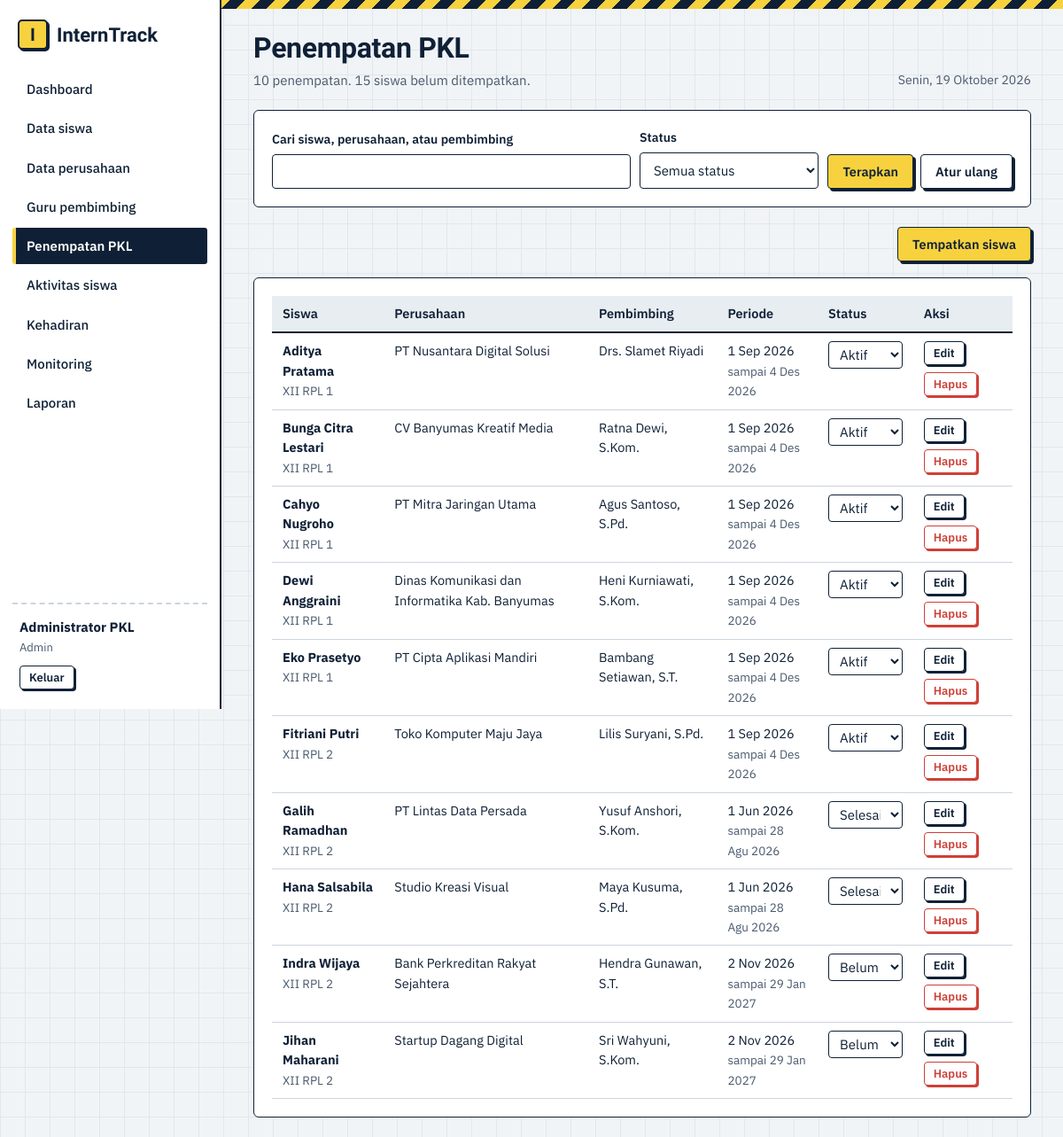
Screenshot of /admin/penempatan.php (signed in) with the database file from the repository.
### tables this page shows
CREATE TABLE penempatan (
  id INT UNSIGNED NOT NULL AUTO_INCREMENT,
  siswa_id INT UNSIGNED NOT NULL,
  perusahaan_id INT UNSIGNED NOT NULL,
  pembimbing_id INT UNSIGNED NOT NULL,
  tanggal_mulai DATE NOT NULL,
  tanggal_selesai DATE NOT NULL,
  status ENUM('Belum Mulai','Aktif','Selesai') NOT NULL DEFAULT 'Belum Mulai',
  PRIMARY KEY (id),
  UNIQUE KEY uq_penempatan_siswa (siswa_id),
  CONSTRAINT fk_pn_siswa FOREIGN KEY (siswa_id) REFERENCES siswa(id) ON DELETE CASCADE ON UPDATE CASCADE,
  CONSTRAINT fk_pn_perusahaan FOREIGN KEY (perusahaan_id) REFERENCES perusahaan(id) ON DELETE RESTRICT ON UPDATE CASCADE,
  CONSTRAINT fk_pn_pembimbing FOREIGN KEY (pembimbing_id) REFERENCES pembimbing(id) ON DELETE RESTRICT ON UPDATE CASCADE
);

CREATE TABLE siswa (
  id INT UNSIGNED NOT NULL AUTO_INCREMENT,
  user_id INT UNSIGNED NOT NULL,
  nis VARCHAR(20) NOT NULL,
  nama VARCHAR(100) NOT NULL,
  kelas VARCHAR(20) NOT NULL,
  jurusan VARCHAR(60) NOT NULL,
  no_hp VARCHAR(20) NULL,
  PRIMARY KEY (id),
  UNIQUE KEY uq_siswa_nis (nis),
  UNIQUE KEY uq_siswa_user (user_id),
  CONSTRAINT fk_siswa_user FOREIGN KEY (user_id) REFERENCES users(id) ON DELETE CASCADE ON UPDATE CASCADE
);

CREATE TABLE perusahaan (
  id INT UNSIGNED NOT NULL AUTO_INCREMENT,
  nama VARCHAR(120) NOT NULL,
  alamat TEXT NOT NULL,
  bidang VARCHAR(80) NOT NULL,
  kontak VARCHAR(50) NOT NULL,
  PRIMARY KEY (id)
);

CREATE TABLE pembimbing (
  id INT UNSIGNED NOT NULL AUTO_INCREMENT,
  user_id INT UNSIGNED NOT NULL,
  nip VARCHAR(25) NOT NULL,
  nama VARCHAR(100) NOT NULL,
  no_hp VARCHAR(20) NULL,
  PRIMARY KEY (id),
  UNIQUE KEY uq_pembimbing_nip (nip),
  UNIQUE KEY uq_pembimbing_user (user_id),
  CONSTRAINT fk_pembimbing_user FOREIGN KEY (user_id) REFERENCES users(id) ON DELETE CASCADE ON UPDATE CASCADE
);

### admin/penempatan.php (the view, shortened to what this page needs)
<?php
require_once __DIR__ . '/../config/helpers.php';
$pdo = db();
$statusList = ['Belum Mulai' => 'Belum Mulai', 'Aktif' => 'Aktif', 'Selesai' => 'Selesai'];
    ?>
    <?php
$q = trim($_GET['q'] ?? ''); $fs = $_GET['status'] ?? '';
$w = ['(s.nama LIKE ? OR pr.nama LIKE ? OR pb.nama LIKE ?)']; $p = ["%$q%", "%$q%", "%$q%"];
$st = $pdo->prepare('SELECT pn.*, s.nama AS siswa, s.kelas, pr.nama AS perusahaan, pb.nama AS pembimbing FROM penempatan pn
    JOIN siswa s ON s.id=pn.siswa_id JOIN perusahaan pr ON pr.id=pn.perusahaan_id JOIN pembimbing pb ON pb.id=pn.pembimbing_id
    WHERE ' . implode(' AND ', $w) . ' ORDER BY s.nama');
$st->execute($p); $rows = $st->fetchAll();
?>
<form class="card filters" method="get">
  <div class="field grow"><label for="q">Cari siswa, perusahaan, atau pembimbing</label><input id="q" name="q" value="<?= e($q) ?>"></div>
  <div class="field"><label for="status">Status</label><select id="status" name="status"><?= opt_list($statusList, $fs, 'Semua status') ?></select></div>
  <div class="actions"><button class="btn" type="submit">Terapkan</button><a class="btn ghost" href="<?= url('admin/penempatan.php') ?>">Atur ulang</a></div>
</form>
<div class="toolbar"><span></span><a class="btn" href="<?= url('admin/penempatan.php?aksi=form') ?>">Tempatkan siswa</a></div>
<div class="card">
<?php if (!$rows): ?><div class="empty">Belum ada penempatan yang cocok.</div><?php else: ?>
<div class="tablewrap"><table class="tbl"><thead><tr><th>Siswa</th><th>Perusahaan</th><th>Pembimbing</th><th>Periode</th><th>Status</th><th>Aksi</th></tr></thead><tbody>
<?php foreach ($rows as $r): ?>
  <tr><td><strong><?= e($r['siswa']) ?></strong><br><span class="note"><?= e($r['kelas']) ?></span></td><td><?= e($r['perusahaan']) ?></td><td><?= e($r['pembimbing']) ?></td>
  <td><?= tgl($r['tanggal_mulai']) ?><br><span class="note">sampai <?= tgl($r['tanggal_selesai']) ?></span></td>
  <td><form method="post"><?= csrf_field() ?><input type="hidden" name="op" value="status"><input type="hidden" name="id" value="<?= (int) $r['id'] ?>">
      <select name="status" data-autosubmit aria-label="Ubah status PKL <?= e($r['siswa']) ?>" style="padding:4px 8px"><?= opt_list($statusList, $r['status']) ?></select></form></td>
  <td><div class="actions"><a class="btn sm ghost" href="<?= url('admin/penempatan.php?aksi=form&id=' . $r['id']) ?>">Edit</a>
  <form method="post" data-confirm="Hapus penempatan <?= e($r['siswa']) ?>?"><button class="btn sm danger" type="submit">Hapus</button></form></div></td></tr>
<?php endforeach; ?></tbody></table></div>
<?php endif; ?></div>

### assets/css/style.css (style rules this page uses)
:root { --paper:#f1f4f6; --grid:#e0e7ed; --ink:#0f2036; --ink2:#4a5a6e; --hv:#f7d23e; --blue:#2b59e0; --ok:#1f8f5f; --warn:#d9770d; --bad:#cf3f36; --line:#ccd5de; --soft:#e8edf2; --f-head:'Bricolage Grotesque','Segoe UI',system-ui,sans-serif; --f-body:'IBM Plex Sans','Segoe UI',system-ui,sans-serif; }
* { box-sizing:border-box }
html { scroll-padding-top:16px }
body { margin:0;font:15px/1.55 var(--f-body);color:var(--ink);background-color:var(--paper); background-image:linear-gradient(var(--grid) 1px,transparent 1px),linear-gradient(90deg,var(--grid) 1px,transparent 1px); background-size:28px 28px }
a { color:var(--blue) }
.main>*:not(.stripe) { margin-left:36px;margin-right:36px }
.card { background:#fff;border:1.5px solid var(--ink);border-radius:6px;padding:20px;margin-bottom:22px }
.btn { display:inline-flex;align-items:center;justify-content:center;gap:6px;padding:9px 16px;border:1.5px solid var(--ink);border-radius:4px;background:var(--hv);color:var(--ink); font:600 14.5px var(--f-body);cursor:pointer;text-decoration:none;box-shadow:3px 3px 0 var(--ink);transition:transform .08s,box-shadow .08s }
.btn.ghost { background:#fff }
.btn.danger { background:#fff;color:var(--bad);border-color:var(--bad);box-shadow:3px 3px 0 var(--bad) }
.btn.sm { padding:4px 10px;font-size:13px;box-shadow:2px 2px 0 var(--ink) }
.btn.sm.danger { box-shadow:2px 2px 0 var(--bad) }
.actions { display:flex;gap:8px;flex-wrap:wrap;align-items:center }
.actions form { margin:0 }
.toolbar { display:flex;justify-content:space-between;align-items:flex-end;gap:14px;flex-wrap:wrap;margin-bottom:18px }
.tablewrap { overflow-x:auto }
.tbl { width:100%;border-collapse:collapse;font-size:14.5px }
.tbl th { text-align:left;font-weight:600;background:var(--soft);padding:9px 12px;border-bottom:2px solid var(--ink);white-space:nowrap }
.tbl td { padding:9px 12px;border-bottom:1px solid var(--line);vertical-align:top }
.field { margin-bottom:14px;position:relative }
.field label { display:block;font-weight:600;font-size:14px;margin-bottom:5px }
input,select,textarea { width:100%;padding:9px 11px;border:1.5px solid var(--ink);border-radius:4px;background:#fff;font:15px var(--f-body);color:var(--ink) }
.filters { display:flex;flex-wrap:wrap;gap:10px;align-items:flex-end }
.filters .field { margin:0;min-width:150px;flex:1 }
.filters .field.grow { flex:2;min-width:220px }
.note { color:var(--ink2);font-size:13.5px }

### rows the page displays
penempatan: siswa.nama "Aditya Pratama", siswa.kelas "XII RPL 1", perusahaan.nama "PT Nusantara Digital Solusi", pembimbing.nama "Drs. Slamet Riyadi", tanggal_mulai "1 Sep 2026", tanggal_selesai "4 Des 2026"
penempatan: siswa.nama "Bunga Citra Lestari", siswa.kelas "XII RPL 1", perusahaan.nama "CV Banyumas Kreatif Media", pembimbing.nama "Ratna Dewi, S.Kom.", tanggal_mulai "1 Sep 2026", tanggal_selesai "4 Des 2026"
penempatan: siswa.nama "Cahyo Nugroho", siswa.kelas "XII RPL 1", perusahaan.nama "PT Mitra Jaringan Utama", pembimbing.nama "Agus Santoso, S.Pd.", tanggal_mulai "1 Sep 2026", tanggal_selesai "4 Des 2026"
penempatan: siswa.nama "Dewi Anggraini", siswa.kelas "XII RPL 1", perusahaan.nama "Dinas Komunikasi dan Informatika Kab. Banyumas", pembimbing.nama "Heni Kurniawati, S.Kom.", tanggal_mulai "1 Sep 2026", tanggal_selesai "4 Des 2026"
penempatan: siswa.nama "Eko Prasetyo", siswa.kelas "XII RPL 1", perusahaan.nama "PT Cipta Aplikasi Mandiri", pembimbing.nama "Bambang Setiawan, S.T.", tanggal_mulai "1 Sep 2026", tanggal_selesai "4 Des 2026"
penempatan: siswa.nama "Fitriani Putri", siswa.kelas "XII RPL 2", perusahaan.nama "Toko Komputer Maju Jaya", pembimbing.nama "Lilis Suryani, S.Pd.", tanggal_mulai "1 Sep 2026", tanggal_selesai "4 Des 2026"
penempatan: siswa.nama "Galih Ramadhan", siswa.kelas "XII RPL 2", perusahaan.nama "PT Lintas Data Persada", pembimbing.nama "Yusuf Anshori, S.Kom.", tanggal_mulai "1 Jun 2026", tanggal_selesai "28 Agu 2026"
penempatan: siswa.nama "Hana Salsabila", siswa.kelas "XII RPL 2", perusahaan.nama "Studio Kreasi Visual", pembimbing.nama "Maya Kusuma, S.Pd.", tanggal_mulai "1 Jun 2026", tanggal_selesai "28 Agu 2026"
penempatan: siswa.nama "Indra Wijaya", siswa.kelas "XII RPL 2", perusahaan.nama "Bank Perkreditan Rakyat Sejahtera", pembimbing.nama "Hendra Gunawan, S.T.", tanggal_mulai "2 Nov 2026", tanggal_selesai "29 Jan 2027"
penempatan: siswa.nama "Jihan Maharani", siswa.kelas "XII RPL 2", perusahaan.nama "Startup Dagang Digital", pembimbing.nama "Sri Wahyuni, S.Kom.", tanggal_mulai "2 Nov 2026", tanggal_selesai "29 Jan 2027"

### other values shown
$n[0] "Dashboard"
$n[0] "Data siswa"
$n[0] "Data perusahaan"
$n[0] "Guru pembimbing"
$n[0] "Penempatan PKL"
$n[0] "Aktivitas siswa"
$n[0] "Kehadiran"
$n[0] "Monitoring"
$n[0] "Laporan"
$u['nama'] "Administrator PKL"
$roleLabel "Admin"
$title "Penempatan PKL"
$sub "10 penempatan. 15 siswa belum ditempatkan."
hari_ini_panjang() "Senin, 19 Oktober 2026"
form field status "Semua status"
